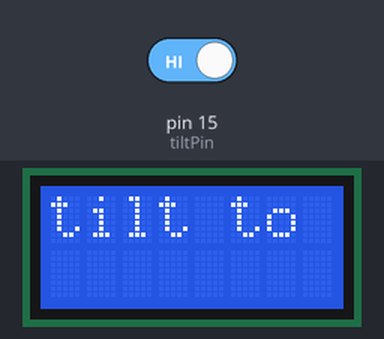
Bench run of a sketch on a simulated Arduino Uno, built with avr-gcc and run on an emulated ATmega328P. Shown: 8×2 character LCD. The test bench sets the inputs (shaded band); at power-on: pin 15 (tiltPin) HIGH.

Above: at 1.2 s.
1.3 s: pin 15 (tiltPin) driven LOW
At 1.37 s:
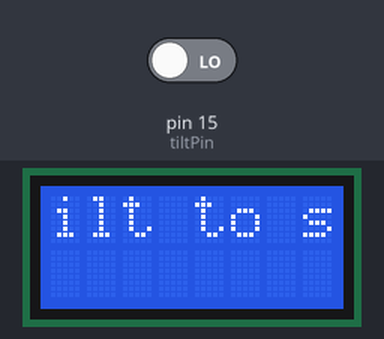
At 4.3 s:
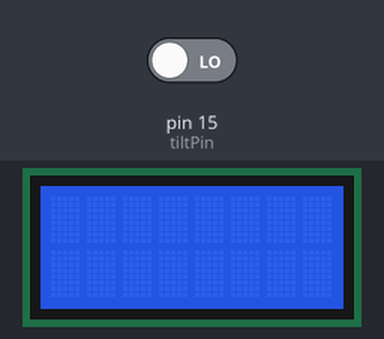
Timing chart, 0 to 5.8 s (numbered marks = the images above; inputs shaded):
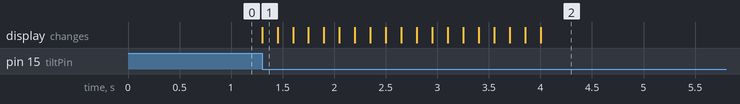

Measured:
- after the input at 1.3 s, the display: changes at once (image 1)

The sketch:

ch11r4.ino
```cpp
/*
  Scroll
  * this sketch scrolls text left when tilt switch closes
  * text scrolls right when not tilted.
 */

#include <LiquidCrystal.h>

// initialize a new object with the numbers of the interface pins
LiquidCrystal lcd(12,11,4,5,6,7);
const int numRows = 2;
const int numCols = 8;

const int tiltPin = 15; // A1 used as dig input -- pin connected to 'tilt sensor' or switch to ground

const char textString[] = "tilt to scroll left";
const int textLen = sizeof(textString) -1; // the number of characters
bool isTilted = false;

void setup()
{
  // set up the LCD's number of columns and rows:
  lcd.begin(numCols, numRows);
  pinMode(tiltPin, INPUT);
  digitalWrite(tiltPin, HIGH); // turn on pull-ups for the tilt sensor
  lcd.print(textString);
}

void loop()
{
  if(digitalRead(tiltPin) == LOW && isTilted == false )
  {
    // here if tilted left so scroll text left
    isTilted = true;
    for (int position = 0; position < textLen; position++)
    {
      lcd.scrollDisplayLeft();
      delay(150);
    }
  }
  if(digitalRead(tiltPin) == HIGH && isTilted == true )
  {
    // here if previously tilted but now flat, so scroll text right
    isTilted = false;
    for (int position = 0; position  < textLen; position++)
    {
      lcd.scrollDisplayRight();
      delay(150);
    }
  }
}
```
